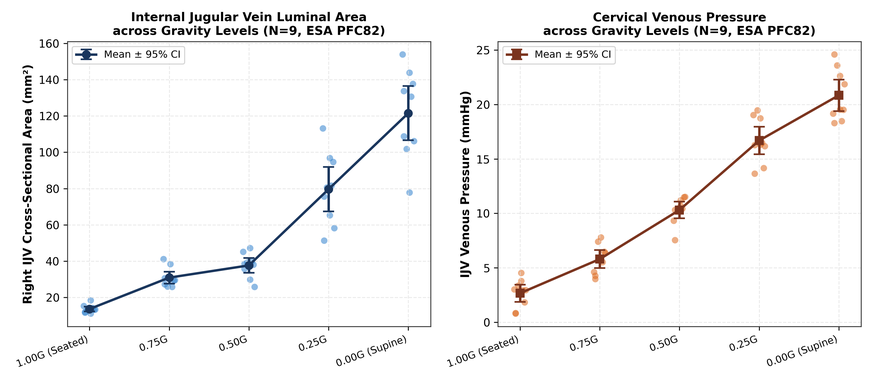
#> input picture reports/figures/fig2_gravity_physiology.png, 873 x 381 px, shrunk from 3300 x 1440 before the run
$ python generate_poster.py
#> lines starting #> are read from the running program, lines starting #| are printed output that depends on the picture
#!/usr/bin/env python3
"""
Generates publication-ready 60 cm x 90 cm portrait scientific poster for ISSSP 2026.
Assembles scientific diagrams, formulas, tables, and results into a high-res poster graphic.
"""

from pathlib import Path
import matplotlib
matplotlib.use("Agg")
import matplotlib.pyplot as plt
import matplotlib.image as mpimg
import matplotlib.patches as patches

REPO_ROOT = Path(__file__).resolve().parent.parent
FIGS_DIR = REPO_ROOT / "reports" / "figures"


def generate_isssp_poster(output_path: str = "reports/figures/isssp_poster_60x90.png") -> None:
    # 60cm x 90cm is 2:3 aspect ratio. Size (14, 21) at 180 dpi gives ~2520 x 3780 pixels (<10MB)
#> called with output_path = 'reports/figures/isssp_poster_60x90.png'
    fig = plt.figure(figsize=(14, 21), dpi=180)
    ax = fig.add_axes([0, 0, 1, 1])
    ax.axis("off")
    ax.set_xlim(0, 14)
    ax.set_ylim(0, 21)

    # 1. Poster Background
    bg = patches.Rectangle((0, 0), 14, 21, fc="#f8fafc", ec="none")
    ax.add_patch(bg)

    # 2. Header Banner
    header = patches.Rectangle((0, 18.8), 14, 2.2, fc="#0f172a", ec="none")
    ax.add_patch(header)

    ax.text(0.7, 20.35, "ISSSP 2026 &middot; Hong Kong Finals", fontsize=12, fontweight="bold", color="#38bdf8", va="center")
    ax.text(0.7, 19.8, "BOBER Veins / VascuShift-GPINN", fontsize=24, fontweight="bold", color="#ffffff", va="center")
    ax.text(0.7, 19.25, "Physics-Informed Modeling of Gravity-Dependent Venous Hemodynamics & Optical rPPG", fontsize=13, color="#94a3b8", va="center")
    ax.text(13.3, 19.5, "Authors: Daniel, Natalia, Michał, Jakub\nSpace Medicine Payload Group", fontsize=10.5, color="#cbd5e1", ha="right", va="center")

    # Helper function for card panels
    def draw_card(x, y, w, h, title, title_color="#1e293b"):
        card = patches.FancyBboxPatch((x, y), w, h, boxstyle="round,pad=0.15", ec="#cbd5e1", fc="#ffffff", lw=1.2)
        ax.add_patch(card)
        ax.text(x + 0.3, y + h - 0.4, title, fontsize=12, fontweight="bold", color=title_color, va="center")
        divider = patches.Rectangle((x + 0.3, y + h - 0.55), w - 0.6, 0.02, fc="#e2e8f0", ec="none")
        ax.add_patch(divider)

    # Panel 1: Scientific Motivation (Left column, y: 15.2 to 18.5)
    draw_card(0.6, 15.2, 6.0, 3.3, "1. SCIENTIFIC MOTIVATION & PROBLEM", "#0369a1")
    txt_p1 = (
        "• Cephalad Fluid Shift: Upright 1G posture produces a vertical hydrostatic drop\n"
        "  ΔPh = ρ·g·Δh ≈ 27.3 mmHg, keeping internal jugular veins (IJV) collapsed.\n"
        "• Microgravity (0G): Eliminates this column (ΔPh = 0), driving severe jugular\n"
        "  engorgement (+800% area) and elevated cervical venous pressure (21 mmHg).\n"
        "• SANS & Thrombosis: Persistent venous congestion impairs ocular and cranial\n"
        "  drainage, contributing to Spaceflight-Associated Neuro-ocular Syndrome\n"
        "  and documented cases of jugular venous blood flow stasis in astronauts.\n"
        "• Goal: Develop an interpretable physics-informed model and evaluate non-contact\n"
        "  optical rPPG feasibility for autonomous spaceflight health monitoring."
    )
    ax.text(0.9, 16.5, txt_p1, fontsize=9.2, color="#334155", va="center", linespacing=1.45)

    # Panel 2: Real ESA Data & Dose Response (Right column, y: 15.2 to 18.5)
    draw_card(7.4, 15.2, 6.0, 3.3, "2. REAL DATA: ESA 82nd PARABOLIC FLIGHT", "#0369a1")
    # Embed Fig 2
    fig2_path = FIGS_DIR / "fig2_gravity_physiology.png"
    if fig2_path.exists():
        im2 = mpimg.imread(str(fig2_path))
#> im2 is the input picture: shape (381, 873, 4) float32; mean R, G, B, A 0.962, 0.961, 0.961, 1
        ax.imshow(im2, extent=[7.6, 13.2, 15.4, 17.8], aspect="auto", zorder=3)

    # Panel 3: System Architecture & Boundaries (Full width, y: 11.5 to 14.9)
    draw_card(0.6, 11.5, 12.8, 3.4, "3. SYSTEM ARCHITECTURE & SCIENTIFIC BOUNDARIES", "#4338ca")
    fig1_path = FIGS_DIR / "fig1_architecture.png"
    if fig1_path.exists():
        im1 = mpimg.imread(str(fig1_path))
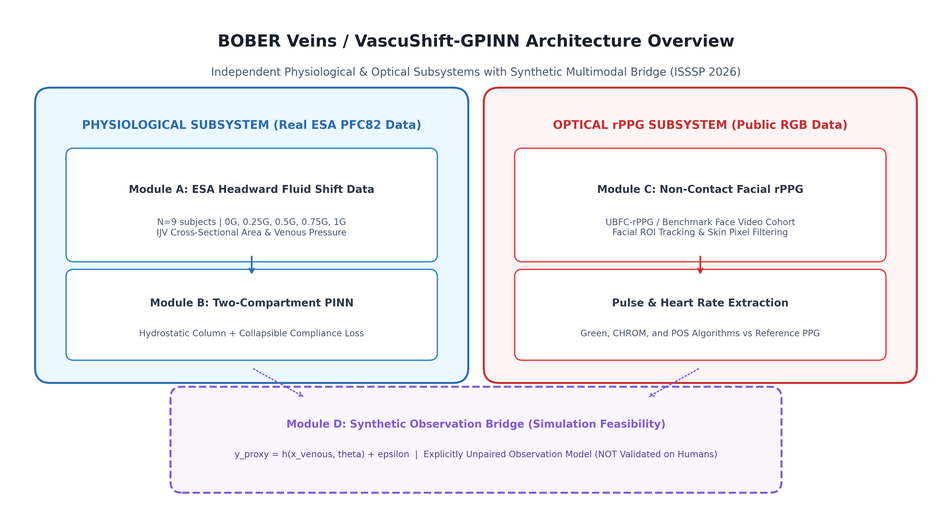
#> input picture reports/figures/fig1_architecture.png, 952 x 516 px, shrunk from 3600 x 1950 before the run
#> im1 is the input picture: shape (516, 952, 4) float32; mean R, G, B, A 0.954, 0.95, 0.966, 1
        ax.imshow(im1, extent=[0.8, 13.2, 11.7, 14.3], aspect="auto", zorder=3)

    # Panel 4: Physiological Model Comparison (Left column, y: 7.2 to 11.2)
    draw_card(0.6, 7.2, 6.0, 4.0, "4. RESULTS: LEAVE-ONE-SUBJECT-OUT CV", "#047857")
    fig3_path = FIGS_DIR / "fig3_baseline_comparison.png"
    if fig3_path.exists():
        im3 = mpimg.imread(str(fig3_path))
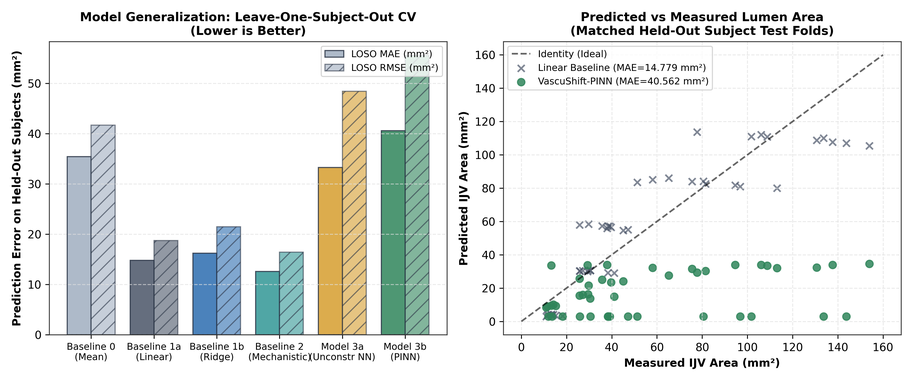
#> input picture reports/figures/fig3_baseline_comparison.png, 913 x 381 px, shrunk from 3450 x 1440 before the run
#> im3 is the input picture: shape (381, 913, 4) float32; mean R, G, B, A 0.904, 0.915, 0.908, 1
        ax.imshow(im3, extent=[0.8, 6.4, 7.4, 10.6], aspect="auto", zorder=3)

    # Panel 5: Optical rPPG Subsystem (Right column, y: 7.2 to 11.2)
    draw_card(7.4, 7.2, 6.0, 4.0, "5. RESULTS: OPTICAL rPPG BENCHMARK", "#b91c1c")
    fig5_path = FIGS_DIR / "fig5_rppg_validation.png"
    if fig5_path.exists():
        im5 = mpimg.imread(str(fig5_path))
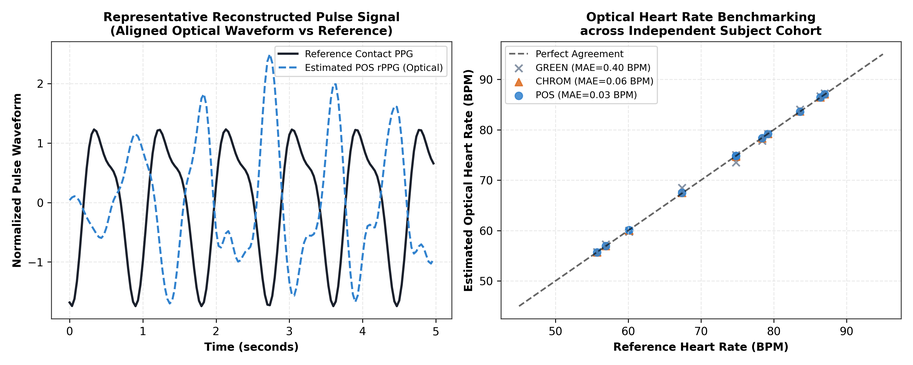
#> input picture reports/figures/fig5_rppg_validation.png, 913 x 365 px, shrunk from 3450 x 1380 before the run
#> im5 is the input picture: shape (365, 913, 4) float32; mean R, G, B, A 0.944, 0.948, 0.951, 1
        ax.imshow(im5, extent=[7.6, 13.2, 7.4, 10.6], aspect="auto", zorder=3)

    # Panel 6: Identifiability & Ablations (Left column, y: 3.2 to 6.9)
    draw_card(0.6, 3.2, 6.0, 3.7, "6. IDENTIFIABILITY & PHYSICS ABLATIONS", "#b45309")
    fig6_path = FIGS_DIR / "fig6_ablation_results.png"
    if fig6_path.exists():
        im6 = mpimg.imread(str(fig6_path))
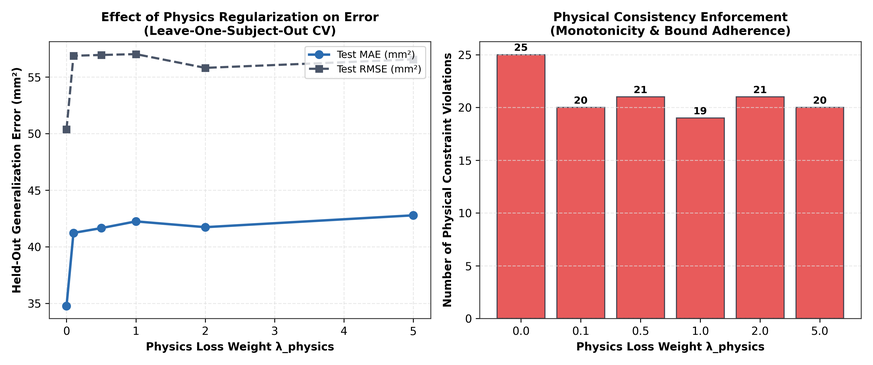
#> input picture reports/figures/fig6_ablation_results.png, 873 x 365 px, shrunk from 3300 x 1380 before the run
#> im6 is the input picture: shape (365, 873, 4) float32; mean R, G, B, A 0.936, 0.832, 0.834, 1
        ax.imshow(im6, extent=[0.8, 6.4, 3.4, 6.3], aspect="auto", zorder=3)

    # Panel 7: Interactive Demonstrator & Future Work (Right column, y: 3.2 to 6.9)
    draw_card(7.4, 3.2, 6.0, 3.7, "7. DEMONSTRATOR & MISSION PAYLOAD", "#6b21a8")
    fig7_path = FIGS_DIR / "fig7_demonstrator.png"
    if fig7_path.exists():
        im7 = mpimg.imread(str(fig7_path))
        ax.imshow(im7, extent=[7.6, 13.2, 3.4, 6.3], aspect="auto", zorder=3)

    # Footer Bar
    footer = patches.Rectangle((0, 0), 14, 0.9, fc="#0f172a", ec="none")
    ax.add_patch(footer)
    ax.text(0.7, 0.45, "Open Source Scientific Code: https://github.com/Dyniel/BOBER-Veins &middot; DOI: 10.57780/esa-0ggni9p", fontsize=10, color="#94a3b8", va="center")
    ax.text(13.3, 0.45, "ISSSP 2026 &middot; Hong Kong Finals", fontsize=10, fontweight="bold", color="#38bdf8", ha="right", va="center")

    Path(output_path).parent.mkdir(parents=True, exist_ok=True)
    plt.savefig(output_path, dpi=180)
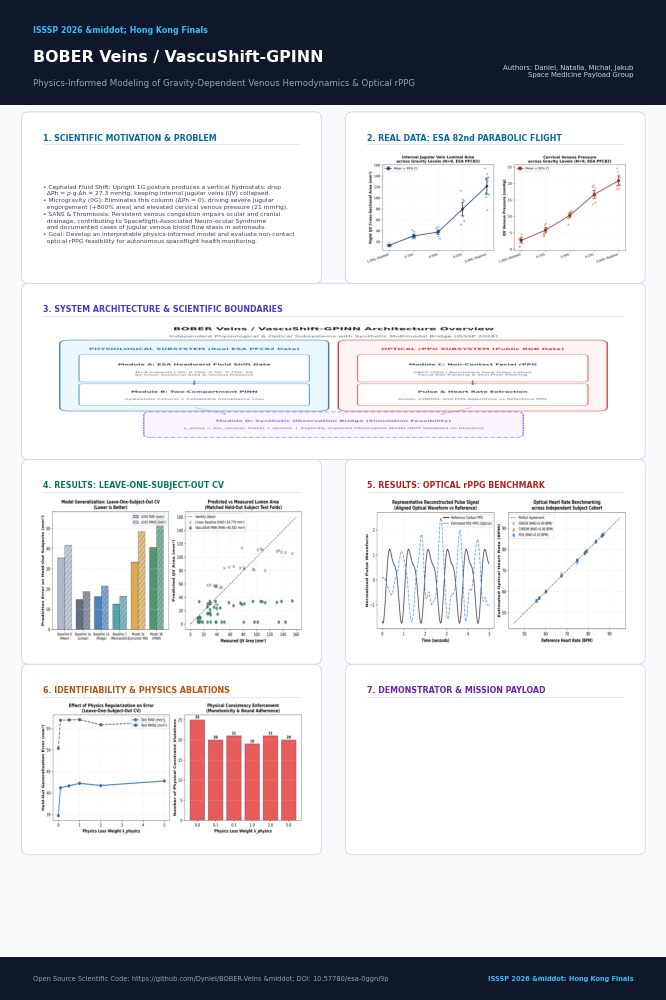
#> figure drawn by matplotlib, 1 panel
    pdf_path = str(Path(output_path).with_suffix(".pdf"))
    plt.savefig(pdf_path)
    plt.close()
    print(f"Generated official 60x90cm poster at:\n  - {output_path}\n  - {pdf_path}")


if __name__ == "__main__":
    generate_isssp_poster()
